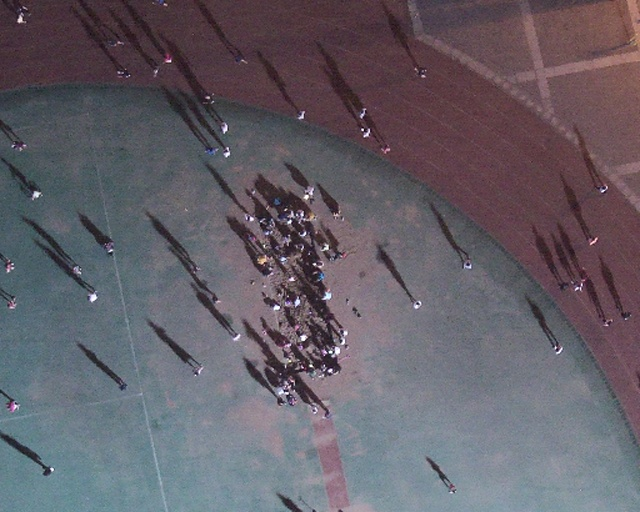
#> input picture pj3/dataset/train/rgb/1036.jpg, 640 x 512 px, given in place of 552.jpg, which was not available
$ python dataRotate.py
#> lines starting #> are read from the running program, lines starting #| are printed output that depends on the picture; pictures that were not available may be replaced by others from this repository, and a replacement may not be noted
from PIL import Image
import os
import xml.etree.ElementTree as ET
import random

def flip_image_and_xml(input_rgb_file, input_xml_file, output_rgb_file, output_xml_file):
    # 处理图像文件
#> called with input_rgb_file = './dataset/train/rgb/552.jpg', input_xml_file = './dataset/train/labels/552R.xml', output_rgb_file = './dataset/train/rgb/_ee552.jpg', output_xml_file = './dataset/train/labels/552R.xml'
    img = Image.open(input_rgb_file)
#> img is the input picture: PIL image 640x512 RGB; mean R, G, B 100, 94.8, 103.2
    flipped_img = img.transpose(Image.FLIP_TOP_BOTTOM)
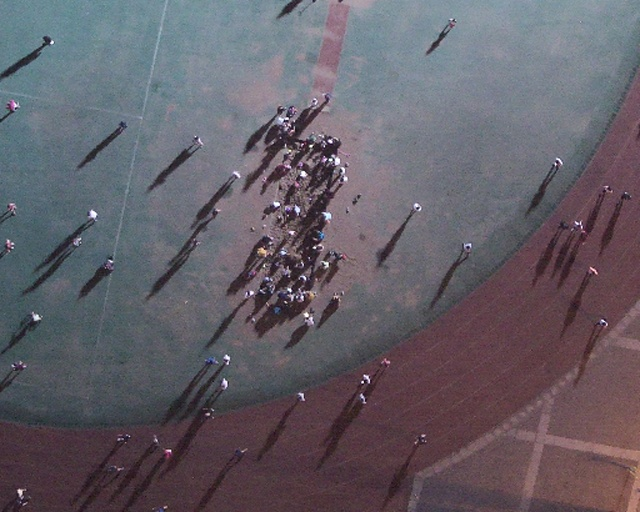
#> flipped_img: PIL image 640x512 RGB; mean R, G, B 100, 94.8, 103.2
    flipped_img = flipped_img.transpose(Image.FLIP_LEFT_RIGHT)
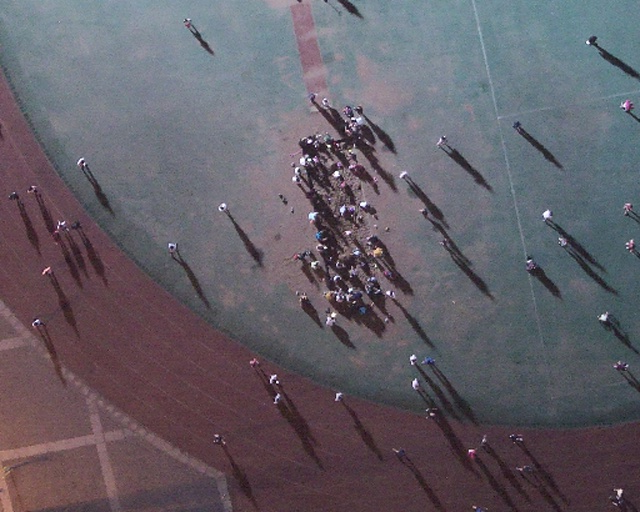
#> flipped_img: PIL image 640x512 RGB; mean R, G, B 100, 94.8, 103.2
    flipped_img.save(output_rgb_file)

    # 处理XML文件
#> (the run stopped early here; a loop or call above may not have finished)

$ run again, on pj3/dataset/train/rgb/1083.jpg
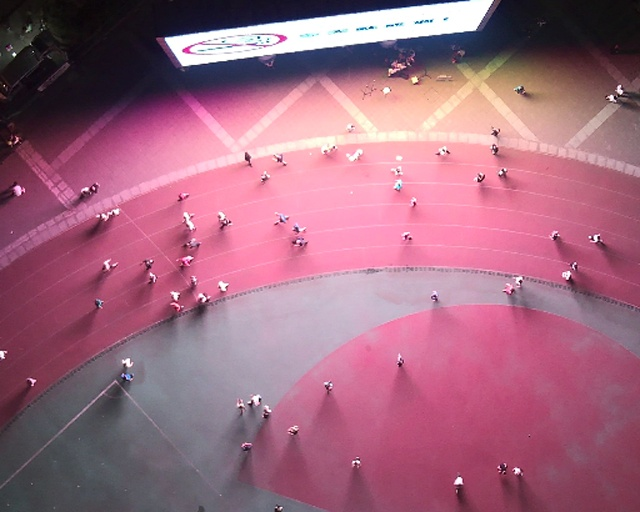
#> input picture pj3/dataset/train/rgb/1083.jpg, 640 x 512 px, given in place of 552.jpg, which was not available
#> in flip_image_and_xml, img is the input picture: PIL image 640x512 RGB; mean R, G, B 160.5, 104.8, 126.6
#> in flip_image_and_xml, `flipped_img = img.transpose(Image.FLIP_TOP_BOTTOM)`:
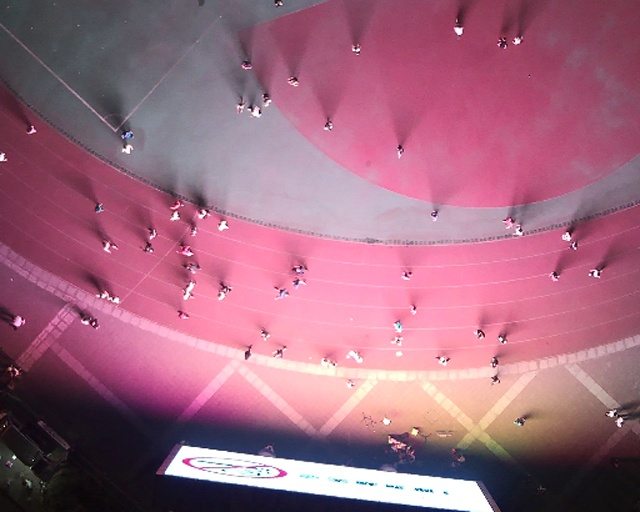
#> flipped_img: PIL image 640x512 RGB; mean R, G, B 160.5, 104.8, 126.6
#> in flip_image_and_xml, `flipped_img = flipped_img.transpose(Image.FLIP_LEFT_RIGHT)`:
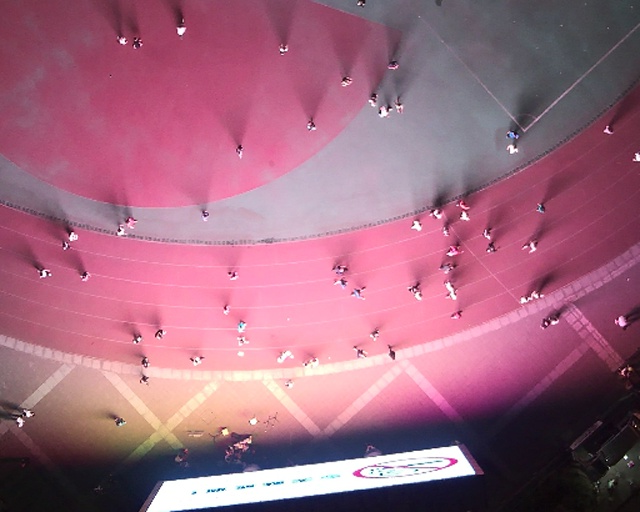
#> flipped_img: PIL image 640x512 RGB; mean R, G, B 160.5, 104.8, 126.6

$ run again, on pj3/dataset/train/rgb/1085.jpg
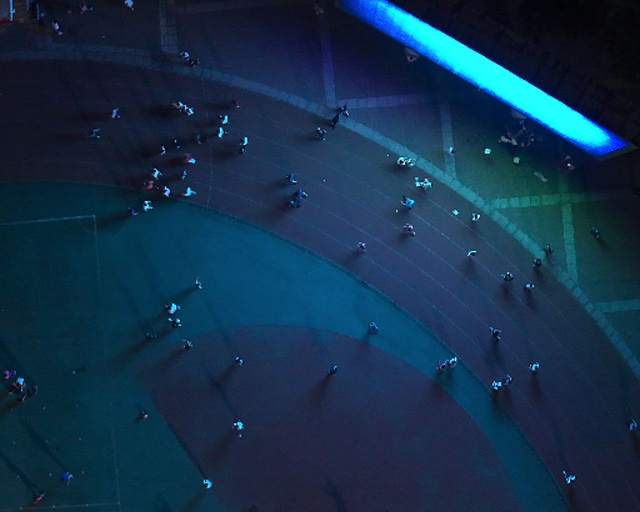
#> input picture pj3/dataset/train/rgb/1085.jpg, 640 x 512 px, given in place of 552.jpg, which was not available
#> in flip_image_and_xml, img is the input picture: PIL image 640x512 RGB; mean R, G, B 19.3, 48.7, 75
#> in flip_image_and_xml, `flipped_img = img.transpose(Image.FLIP_TOP_BOTTOM)`:
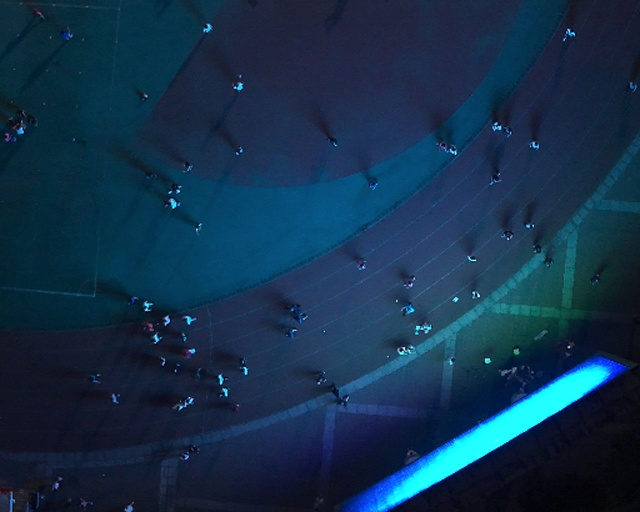
#> flipped_img: PIL image 640x512 RGB; mean R, G, B 19.3, 48.7, 75
#> in flip_image_and_xml, `flipped_img = flipped_img.transpose(Image.FLIP_LEFT_RIGHT)`:
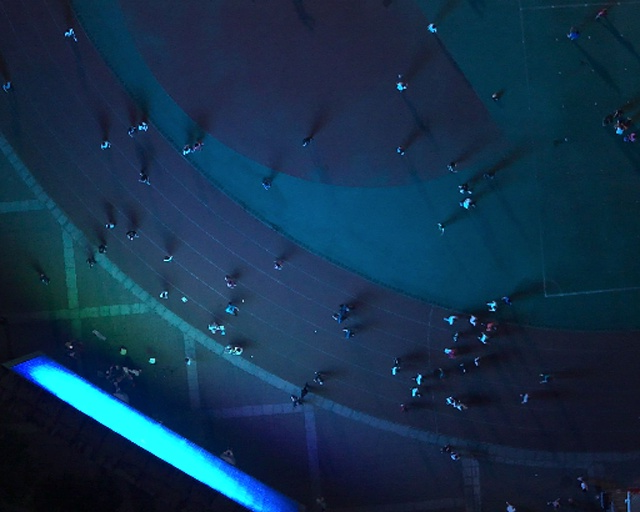
#> flipped_img: PIL image 640x512 RGB; mean R, G, B 19.3, 48.7, 75

$ run again, on pj3/dataset/train/rgb/109.jpg
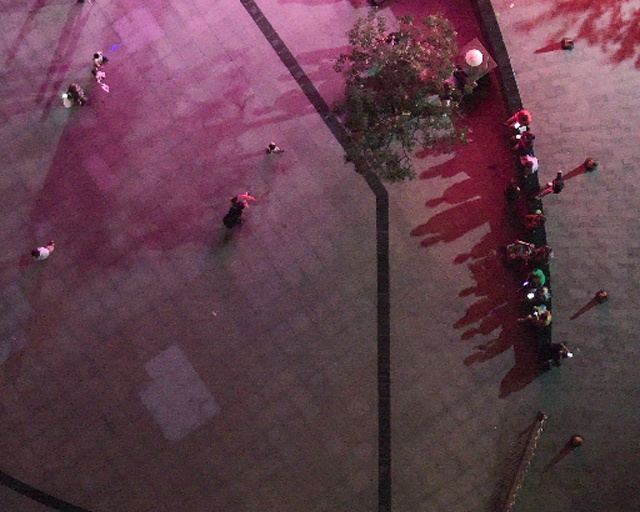
#> input picture pj3/dataset/train/rgb/109.jpg, 640 x 512 px, given in place of 552.jpg, which was not available
#> in flip_image_and_xml, img is the input picture: PIL image 640x512 RGB; mean R, G, B 97.2, 63.5, 76.3
#> in flip_image_and_xml, `flipped_img = img.transpose(Image.FLIP_TOP_BOTTOM)`:
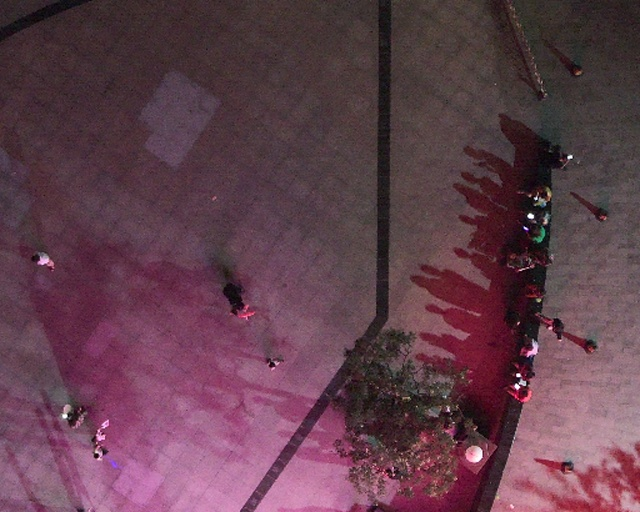
#> flipped_img: PIL image 640x512 RGB; mean R, G, B 97.2, 63.5, 76.3
#> in flip_image_and_xml, `flipped_img = flipped_img.transpose(Image.FLIP_LEFT_RIGHT)`:
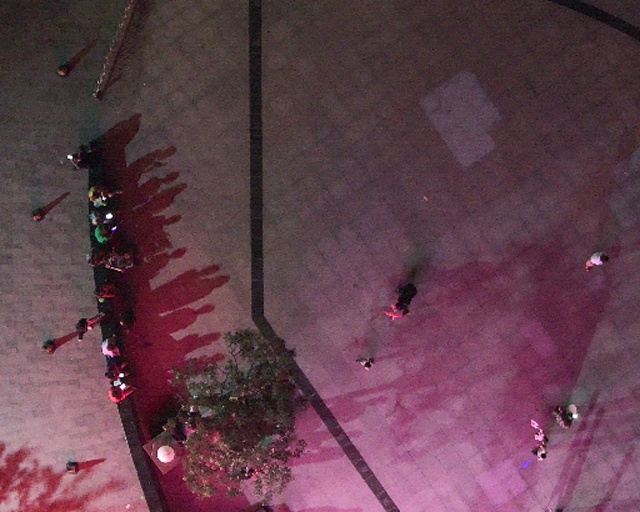
#> flipped_img: PIL image 640x512 RGB; mean R, G, B 97.2, 63.5, 76.3
